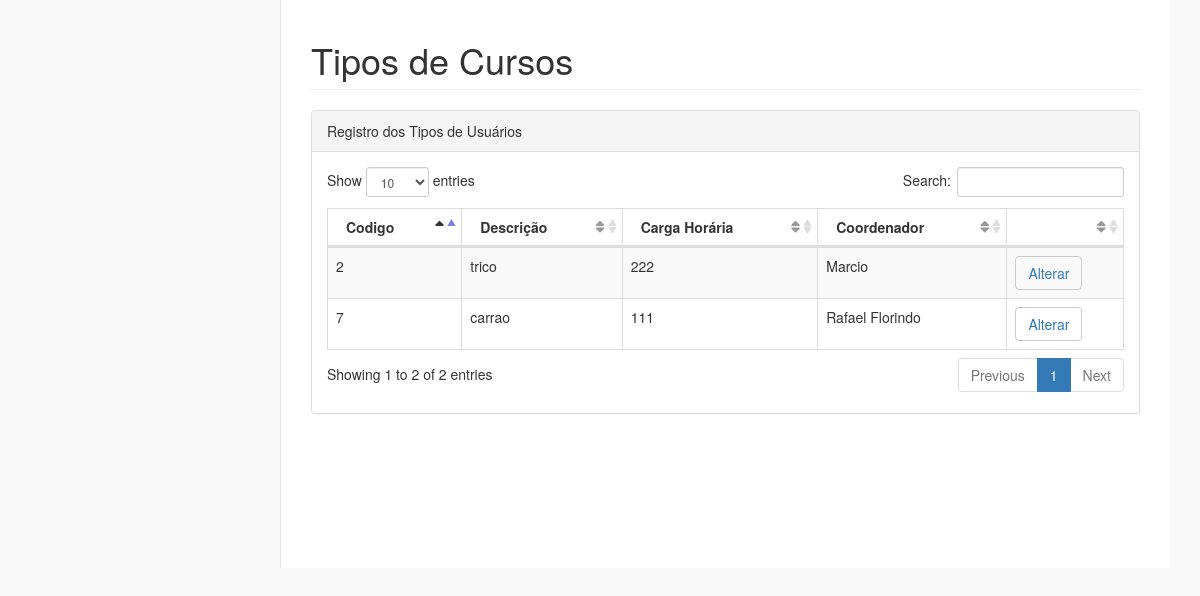
Before: /Views/formRelatorioCurso33.php with the older database file.
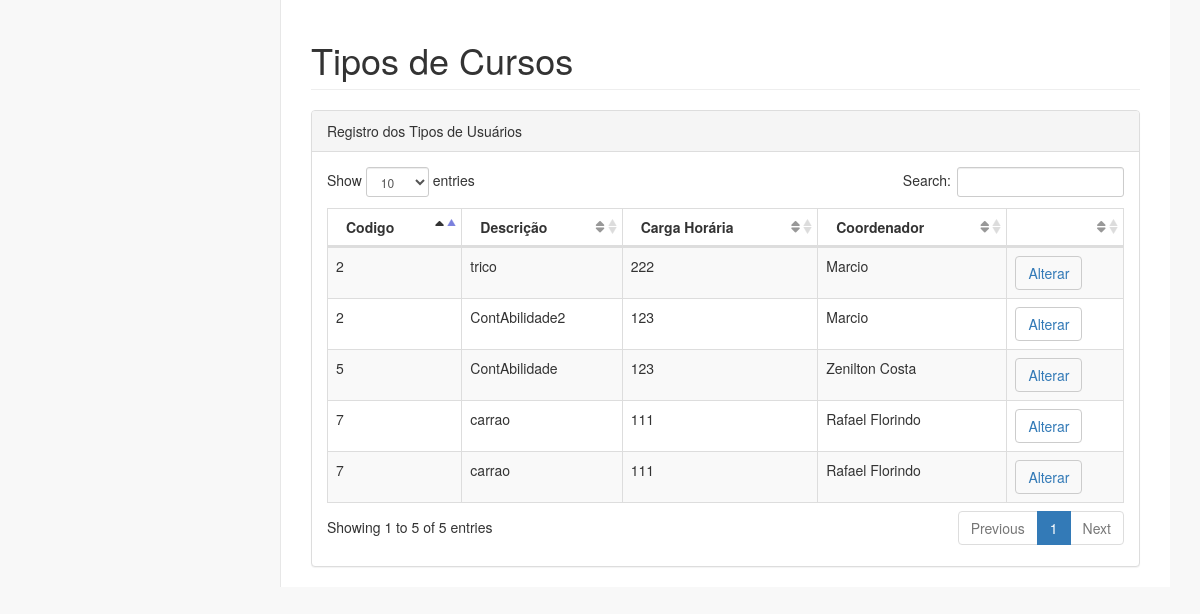
After: the same page with the newer database file.
### tables this page shows
CREATE TABLE `curso` (
  `codigo` int(11) NOT NULL,
  `descricao` varchar(30) DEFAULT NULL,
  `carga_horaria` int(11) DEFAULT NULL,
  `cod_usuario_coordenador` int(11) DEFAULT NULL,
  `cod_usuario_alteracao` int(11) DEFAULT NULL
);

CREATE TABLE `usuario` (
  `codigo` int(11) NOT NULL,
  `nome` varchar(50) DEFAULT NULL,
  `login` varchar(30) DEFAULT NULL,
  `senha` varchar(200) DEFAULT NULL,
  `status` tinyint(1) DEFAULT NULL,
  `cod_tipo_usuario` int(11) DEFAULT NULL,
  `cod_usuario_alteracao` int(11) DEFAULT NULL
);

### Model/conexao.php (called while the page is built, shortened)
<?php
        try {
            $conectar = new mysqli("localhost", "root", "", "u649696891_isa2");
            return $conectar;
        } catch (Exception $e) {
            echo 'ERROR:'.$e->getMessage();
        }
?>

### Model/classeCurso.php (called while the page is built, shortened)
<?php
class Curso{
    public function listaCurso(){
    	$sql = "select c.codigo,  c.descricao, c.carga_horaria, c.cod_usuario_coordenador, u.codigo, u.nome from curso as c, usuario as u where c.cod_usuario_coordenador = u.codigo;";
      include("conexao.php");
      $retorno = $conectar->query($sql);
    	$row_cnt = $retorno->num_rows;
    	if($row_cnt > 0){
    	  $tipoCurso = array();
      while ($linha = $retorno->fetch_array()) {
          $tipoCurso[] = $linha;
      }
        return $tipoCurso;
    	}else{
    	  return false;
    	}
        }
}
?>

### Views/formRelatorioCurso33.php (the view, shortened to what this page needs)
<!DOCTYPE html>
<html lang="en">
<head>
    <link href="vendor/bootstrap/css/bootstrap.min.css" rel="stylesheet">
    <link href="vendor/metisMenu/metisMenu.min.css" rel="stylesheet">
    <link href="dist/css/sb-admin-2.css" rel="stylesheet">
    <link href="vendor/datatables-plugins/dataTables.bootstrap.css" rel="stylesheet">
    <link href="vendor/datatables-responsive/dataTables.responsive.css" rel="stylesheet">
    <link href="vendor/font-awesome/css/font-awesome.min.css" rel="stylesheet" type="text/css">
</head>
<body>
<div class="container">
  <?php
      if (isset($_GET["codigo"])){
        include("./Model/classeCurso.php");
        $codigo = $_GET["codigo"];
        $buscarCurso = new conexao("curso");
        $retornoCurso = $buscarCurso->listaUm($codigo);
        foreach($retornoCurso as $linha)
        ?>
    <div class="row">
        <div class="col-md-10 col-md-offset-4">
            <div class="login-panel panel panel-default">
                <div class="panel-heading">
                    <h3 class="panel-title">Cadastro do Curso</h3>
                </div>
                <div class="panel-body">
                    <form action="./Controller/cadastroCurso.php" method="post" role="form">
                        <fieldset>
                            <div class="form-group">
                                <label>Text Input</label>
                                <input class="form-control" type="text" name="descricao" value="<?php echo $linha['descricao']; ?>">
                                 <input class="form-control" type="text" name="descricao" value="<?php echo $linha['carga_horaria']; ?>">
                                 <input class="form-control" type="text" name="descricao" value="<?php echo $linha['cod_usuario_coordenador']; ?>">
                            </div>
                            <input class="form-control" type="hidden" name="codigo" value="<?php echo $linha['codigo']; ?>">
                            <input type="submit" value="
                            <?php
                                if (isset($_GET["codigo"])){
                                    echo "EDITAR";
                                }
                            ?>" class="btn btn-lg btn-success btn-block">
                        </fieldset>
                    </form>
                </div>
            </div>
        </div>
    </div>
          <?php
      }else{
          ?>
    <div id="page-wrapper">
        <div class="row">
            <div class="col-lg-12">
                <h1 class="page-header">Tipos de Cursos</h1>
            </div>
        </div>
        <div class="row">
            <div class="col-lg-12">
                <div class="panel panel-default">
                    <div class="panel-heading">
                        Registro dos Tipos de Usuários
                    </div>
                    <div class="panel-body">
                        <table width="100%" class="table table-striped table-bordered table-hover" id="dataTables-example">
                            <thead>
                            <tr>
                                <th>Codigo</th>
                                <th>Descrição</th>
                                <th>Carga Horária</th>
                                <th>Coordenador</th>
                                <th> </th>
                            </tr>
                            </thead>
                            <tbody>
                            <?php
                            include ("./Model/classeCurso.php");
                            $listaCurso = new Curso("curso");
                            $curso = $listaCurso->listaCurso();
                            foreach($curso as $linha){
                                ?>
                                <tr class="odd gradeX">
                                    <td><?php echo $linha['codigo'] ?></td>
                                    <td><?php echo $linha['descricao'] ?></td>
                                    <td><?php echo $linha['carga_horaria'] ?></td>
                                    <td><?php echo $linha['nome'] ?></td>
                                        <td>
                                        <a href="formsCadastroCurso.php?codigo=<?php echo $linha['codigo'] ?>">
                                            <button type="button" class="btn btn-outline btn-default" title="Alterar Registro">
                                                Alterar
                                            </button>
                                    </td>
                                </tr>
                            <?php } ?>
                            </tbody>
                        </table>
                    </div>
                </div>
            </div>
        </div>
    </div>
          <?php
      }
  ?>
</body>
</html>

Changed rows visible on the page:
added curso: usuario.codigo "7", descricao "carrao", carga_horaria "111", usuario.nome "Rafael Florindo"
added curso: usuario.codigo "5", descricao "ContAbilidade", carga_horaria "123", usuario.nome "Zenilton Costa"
added curso: usuario.codigo "2", descricao "ContAbilidade2", carga_horaria "123", usuario.nome "Marcio"
Other visible differences:
text written by a page script: "Show entries Search: Showing 1 to 2 of 2 entries Previous 1 Next" → "Show entries Search: Showing 1 to 5 of 5 entries Previous 1 Next"
